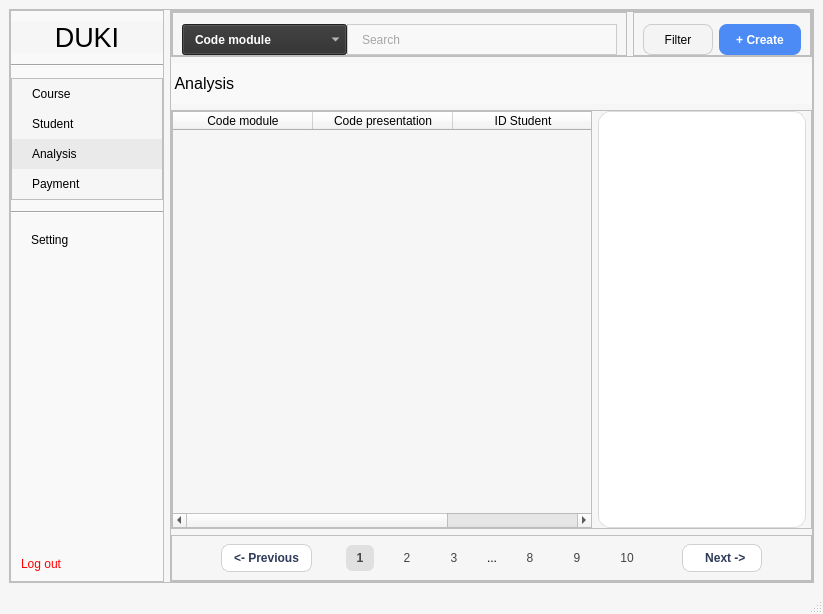
<?xml version="1.0" encoding="UTF-8"?>
<ui version="4.0">
 <class>MainWindow</class>
 <widget class="QMainWindow" name="MainWindow">
  <property name="geometry">
   <rect>
    <x>0</x>
    <y>0</y>
    <width>823</width>
    <height>614</height>
   </rect>
  </property>
  <property name="windowTitle">
   <string>MainWindow</string>
  </property>
  <property name="styleSheet">
   <string notr="true">QMainWindow {
    background-color: #f6f6f6;
}
QFrame {
    background-color: #f6f6f6;
}
#centralwidget{
	background-color: #f6f6f6;
}
#menu {
    background-color: #f9f9f9;
    border-right: 1px solid #e0e0e0;
}
QLabel#brand {
    color: black;
}

#menu_analysis,
#menu_course,
#menu_payment,
#menu_student,
#menu_setting {
    text-align: left;
    padding: 8px 20px;
    border: none;
	color: black;
}
#menu_analysis:hover,
#menu_course:hover,
#menu_logout:hover,
#menu_payment:hover,
#menu_student:hover,
#menu_setting:hover {
    background-color: #eaeaea;
}
#menu_logout {
    color: red;
    padding: 10px;
    text-align: left;
	border: none;
}
#menu_analysis {
    background-color: #eaeaea;
}
#analysis_search_lineEdit {
    background-color: #F8F8F8;
    border: 1px solid #CCCCCC;
    border-radius-right: 10px;
    padding: 6px 12px;
    color: #555;
}
#analysis_search_lineEdit:focus {
    border: 2px solid #A0A0A0;
}
#analysis_search_comboBox {
    background-color: #2E2E2E;
    color: white;
    padding: 6px 12px;
    font-weight: bold;
}
QComboBox QAbstractItemView {
    background-color: #2E2E2E;
    color: white;
    selection-background-color: #444444;
    selection-color: white;
}
#analysis_create {
    background-color: #4C8BF5;
    color: white;
    border: none;
    border-radius: 8px;
    padding: 6px 10px;
    font-weight: bold;
}
#analysis_create:hover {
    background-color: #3B73E0;
}
#analysis_filter {
    background-color: #F4F4F4;
    border: 1px solid #CCCCCC;
    border-radius: 8px;
    padding: 6px 10px;
	color: black;
}
#analysis_filter:hover {
    background-color: #EAEAEA;
}
#header{
	background-color: #f9f9f9;
	color: black;
}
#analysis_previous, #analysis_next {
    background-color: white;
    color: #2E3A59;
    border: 1px solid #D0D0D0;
    border-radius: 8px;
    padding: 6px 12px;
    font-weight: 500;
}
#analysis_previous:hover, #analysis_next:hover {
    background-color: #F5F5F5;
}
#analysis_page_1, #analysis_page_2, #analysis_page_3, #analysis_page_8, #analysis_page_9, #analysis_page_10 {
    background-color: transparent;
    border: none;
    color: #444;
    padding: 6px 10px;
}
#analysis_page_1 {
    background-color: #E0E0E0;
    border-radius: 6px;
    font-weight: bold;
}
#space {
    color: #777;
    font-weight: bold;
}


</string>
  </property>
  <widget class="QWidget" name="centralwidget">
   <layout class="QHBoxLayout" name="horizontalLayout_5">
    <item>
     <widget class="QFrame" name="frame">
      <property name="sizePolicy">
       <sizepolicy hsizetype="Preferred" vsizetype="Preferred">
        <horstretch>0</horstretch>
        <verstretch>0</verstretch>
       </sizepolicy>
      </property>
      <property name="minimumSize">
       <size>
        <width>801</width>
        <height>541</height>
       </size>
      </property>
      <property name="frameShape">
       <enum>QFrame::StyledPanel</enum>
      </property>
      <property name="frameShadow">
       <enum>QFrame::Raised</enum>
      </property>
      <layout class="QHBoxLayout" name="horizontalLayout">
       <property name="leftMargin">
        <number>0</number>
       </property>
       <property name="topMargin">
        <number>0</number>
       </property>
       <property name="rightMargin">
        <number>0</number>
       </property>
       <property name="bottomMargin">
        <number>0</number>
       </property>
       <item>
        <widget class="QFrame" name="menu">
         <property name="sizePolicy">
          <sizepolicy hsizetype="Preferred" vsizetype="Preferred">
           <horstretch>0</horstretch>
           <verstretch>0</verstretch>
          </sizepolicy>
         </property>
         <property name="frameShape">
          <enum>QFrame::StyledPanel</enum>
         </property>
         <property name="frameShadow">
          <enum>QFrame::Raised</enum>
         </property>
         <layout class="QVBoxLayout" name="verticalLayout" stretch="0,0,0,0,0,0,0">
          <property name="spacing">
           <number>11</number>
          </property>
          <property name="leftMargin">
           <number>0</number>
          </property>
          <property name="topMargin">
           <number>11</number>
          </property>
          <property name="rightMargin">
           <number>0</number>
          </property>
          <property name="bottomMargin">
           <number>0</number>
          </property>
          <item>
           <widget class="QLabel" name="brand">
            <property name="sizePolicy">
             <sizepolicy hsizetype="Preferred" vsizetype="Preferred">
              <horstretch>0</horstretch>
              <verstretch>0</verstretch>
             </sizepolicy>
            </property>
            <property name="font">
             <font>
              <pointsize>20</pointsize>
             </font>
            </property>
            <property name="styleSheet">
             <string notr="true"/>
            </property>
            <property name="text">
             <string>DUKI</string>
            </property>
            <property name="alignment">
             <set>Qt::AlignCenter</set>
            </property>
           </widget>
          </item>
          <item>
           <widget class="Line" name="line_1">
            <property name="orientation">
             <enum>Qt::Horizontal</enum>
            </property>
           </widget>
          </item>
          <item>
           <widget class="QFrame" name="frame_2">
            <property name="frameShape">
             <enum>QFrame::StyledPanel</enum>
            </property>
            <property name="frameShadow">
             <enum>QFrame::Raised</enum>
            </property>
            <layout class="QVBoxLayout" name="verticalLayout_3">
             <property name="spacing">
              <number>0</number>
             </property>
             <property name="leftMargin">
              <number>0</number>
             </property>
             <property name="topMargin">
              <number>0</number>
             </property>
             <property name="rightMargin">
              <number>0</number>
             </property>
             <property name="bottomMargin">
              <number>0</number>
             </property>
             <item>
              <widget class="QPushButton" name="menu_course">
               <property name="sizePolicy">
                <sizepolicy hsizetype="Minimum" vsizetype="Preferred">
                 <horstretch>0</horstretch>
                 <verstretch>0</verstretch>
                </sizepolicy>
               </property>
               <property name="styleSheet">
                <string notr="true"/>
               </property>
               <property name="text">
                <string>Course</string>
               </property>
              </widget>
             </item>
             <item>
              <widget class="QPushButton" name="menu_student">
               <property name="sizePolicy">
                <sizepolicy hsizetype="Minimum" vsizetype="Preferred">
                 <horstretch>0</horstretch>
                 <verstretch>0</verstretch>
                </sizepolicy>
               </property>
               <property name="layoutDirection">
                <enum>Qt::LeftToRight</enum>
               </property>
               <property name="styleSheet">
                <string notr="true"/>
               </property>
               <property name="text">
                <string>Student</string>
               </property>
              </widget>
             </item>
             <item>
              <widget class="QPushButton" name="menu_analysis">
               <property name="sizePolicy">
                <sizepolicy hsizetype="Minimum" vsizetype="Preferred">
                 <horstretch>0</horstretch>
                 <verstretch>0</verstretch>
                </sizepolicy>
               </property>
               <property name="styleSheet">
                <string notr="true"/>
               </property>
               <property name="text">
                <string>Analysis</string>
               </property>
              </widget>
             </item>
             <item>
              <widget class="QPushButton" name="menu_payment">
               <property name="sizePolicy">
                <sizepolicy hsizetype="Preferred" vsizetype="Preferred">
                 <horstretch>0</horstretch>
                 <verstretch>0</verstretch>
                </sizepolicy>
               </property>
               <property name="minimumSize">
                <size>
                 <width>150</width>
                 <height>28</height>
                </size>
               </property>
               <property name="styleSheet">
                <string notr="true"/>
               </property>
               <property name="text">
                <string>Payment</string>
               </property>
              </widget>
             </item>
            </layout>
           </widget>
          </item>
          <item>
           <widget class="Line" name="line_2">
            <property name="orientation">
             <enum>Qt::Horizontal</enum>
            </property>
           </widget>
          </item>
          <item>
           <widget class="QPushButton" name="menu_setting">
            <property name="sizePolicy">
             <sizepolicy hsizetype="Preferred" vsizetype="Preferred">
              <horstretch>0</horstretch>
              <verstretch>0</verstretch>
             </sizepolicy>
            </property>
            <property name="minimumSize">
             <size>
              <width>60</width>
              <height>12</height>
             </size>
            </property>
            <property name="styleSheet">
             <string notr="true"/>
            </property>
            <property name="text">
             <string>Setting</string>
            </property>
           </widget>
          </item>
          <item>
           <spacer name="verticalSpacer">
            <property name="orientation">
             <enum>Qt::Vertical</enum>
            </property>
            <property name="sizeHint" stdset="0">
             <size>
              <width>20</width>
              <height>40</height>
             </size>
            </property>
           </spacer>
          </item>
          <item>
           <widget class="QPushButton" name="menu_logout">
            <property name="sizePolicy">
             <sizepolicy hsizetype="Preferred" vsizetype="Preferred">
              <horstretch>0</horstretch>
              <verstretch>0</verstretch>
             </sizepolicy>
            </property>
            <property name="styleSheet">
             <string notr="true"/>
            </property>
            <property name="text">
             <string>Log out</string>
            </property>
           </widget>
          </item>
         </layout>
        </widget>
       </item>
       <item>
        <widget class="QFrame" name="frame_3">
         <property name="sizePolicy">
          <sizepolicy hsizetype="Preferred" vsizetype="Preferred">
           <horstretch>0</horstretch>
           <verstretch>0</verstretch>
          </sizepolicy>
         </property>
         <property name="frameShape">
          <enum>QFrame::StyledPanel</enum>
         </property>
         <property name="frameShadow">
          <enum>QFrame::Raised</enum>
         </property>
         <layout class="QVBoxLayout" name="verticalLayout_2">
          <property name="leftMargin">
           <number>0</number>
          </property>
          <property name="topMargin">
           <number>0</number>
          </property>
          <property name="rightMargin">
           <number>0</number>
          </property>
          <property name="bottomMargin">
           <number>0</number>
          </property>
          <item>
           <widget class="QFrame" name="option">
            <property name="sizePolicy">
             <sizepolicy hsizetype="Preferred" vsizetype="Preferred">
              <horstretch>0</horstretch>
              <verstretch>0</verstretch>
             </sizepolicy>
            </property>
            <property name="frameShape">
             <enum>QFrame::StyledPanel</enum>
            </property>
            <property name="frameShadow">
             <enum>QFrame::Raised</enum>
            </property>
            <layout class="QHBoxLayout" name="horizontalLayout_2">
             <property name="leftMargin">
              <number>0</number>
             </property>
             <property name="topMargin">
              <number>0</number>
             </property>
             <property name="rightMargin">
              <number>0</number>
             </property>
             <property name="bottomMargin">
              <number>0</number>
             </property>
             <item>
              <widget class="QFrame" name="search">
               <property name="frameShape">
                <enum>QFrame::StyledPanel</enum>
               </property>
               <property name="frameShadow">
                <enum>QFrame::Raised</enum>
               </property>
               <layout class="QHBoxLayout" name="horizontalLayout_3">
                <property name="spacing">
                 <number>0</number>
                </property>
                <property name="topMargin">
                 <number>11</number>
                </property>
                <property name="bottomMargin">
                 <number>0</number>
                </property>
                <item>
                 <widget class="QComboBox" name="analysis_search_comboBox">
                  <property name="sizePolicy">
                   <sizepolicy hsizetype="Maximum" vsizetype="Preferred">
                    <horstretch>0</horstretch>
                    <verstretch>0</verstretch>
                   </sizepolicy>
                  </property>
                  <property name="minimumSize">
                   <size>
                    <width>165</width>
                    <height>31</height>
                   </size>
                  </property>
                  <item>
                   <property name="text">
                    <string>Code module</string>
                   </property>
                  </item>
                  <item>
                   <property name="text">
                    <string>Code presentation</string>
                   </property>
                  </item>
                  <item>
                   <property name="text">
                    <string>ID Student</string>
                   </property>
                  </item>
                 </widget>
                </item>
                <item>
                 <widget class="QLineEdit" name="analysis_search_lineEdit">
                  <property name="sizePolicy">
                   <sizepolicy hsizetype="Preferred" vsizetype="Preferred">
                    <horstretch>0</horstretch>
                    <verstretch>0</verstretch>
                   </sizepolicy>
                  </property>
                  <property name="minimumSize">
                   <size>
                    <width>260</width>
                    <height>31</height>
                   </size>
                  </property>
                  <property name="placeholderText">
                   <string>Search</string>
                  </property>
                 </widget>
                </item>
               </layout>
              </widget>
             </item>
             <item>
              <widget class="QFrame" name="frame_5">
               <property name="sizePolicy">
                <sizepolicy hsizetype="Maximum" vsizetype="Preferred">
                 <horstretch>0</horstretch>
                 <verstretch>0</verstretch>
                </sizepolicy>
               </property>
               <property name="frameShape">
                <enum>QFrame::StyledPanel</enum>
               </property>
               <property name="frameShadow">
                <enum>QFrame::Raised</enum>
               </property>
               <layout class="QHBoxLayout" name="horizontalLayout_4">
                <property name="topMargin">
                 <number>11</number>
                </property>
                <property name="bottomMargin">
                 <number>0</number>
                </property>
                <item>
                 <widget class="QPushButton" name="analysis_filter">
                  <property name="sizePolicy">
                   <sizepolicy hsizetype="Preferred" vsizetype="Preferred">
                    <horstretch>0</horstretch>
                    <verstretch>0</verstretch>
                   </sizepolicy>
                  </property>
                  <property name="minimumSize">
                   <size>
                    <width>70</width>
                    <height>30</height>
                   </size>
                  </property>
                  <property name="text">
                   <string>Filter</string>
                  </property>
                 </widget>
                </item>
                <item>
                 <widget class="QPushButton" name="analysis_create">
                  <property name="sizePolicy">
                   <sizepolicy hsizetype="Preferred" vsizetype="Preferred">
                    <horstretch>0</horstretch>
                    <verstretch>0</verstretch>
                   </sizepolicy>
                  </property>
                  <property name="minimumSize">
                   <size>
                    <width>82</width>
                    <height>30</height>
                   </size>
                  </property>
                  <property name="text">
                   <string>+ Create</string>
                  </property>
                 </widget>
                </item>
               </layout>
              </widget>
             </item>
            </layout>
           </widget>
          </item>
          <item>
           <widget class="QLabel" name="header">
            <property name="sizePolicy">
             <sizepolicy hsizetype="Preferred" vsizetype="Preferred">
              <horstretch>0</horstretch>
              <verstretch>0</verstretch>
             </sizepolicy>
            </property>
            <property name="minimumSize">
             <size>
              <width>0</width>
              <height>41</height>
             </size>
            </property>
            <property name="font">
             <font>
              <family>MS Shell Dlg 2</family>
              <pointsize>12</pointsize>
             </font>
            </property>
            <property name="text">
             <string> Analysis</string>
            </property>
           </widget>
          </item>
          <item>
           <widget class="QFrame" name="frame_6">
            <property name="sizePolicy">
             <sizepolicy hsizetype="Preferred" vsizetype="Expanding">
              <horstretch>0</horstretch>
              <verstretch>0</verstretch>
             </sizepolicy>
            </property>
            <property name="minimumSize">
             <size>
              <width>165</width>
              <height>0</height>
             </size>
            </property>
            <property name="frameShape">
             <enum>QFrame::StyledPanel</enum>
            </property>
            <property name="frameShadow">
             <enum>QFrame::Raised</enum>
            </property>
            <layout class="QHBoxLayout" name="horizontalLayout_8">
             <property name="leftMargin">
              <number>0</number>
             </property>
             <property name="topMargin">
              <number>0</number>
             </property>
             <property name="rightMargin">
              <number>5</number>
             </property>
             <property name="bottomMargin">
              <number>0</number>
             </property>
             <item>
              <widget class="QTableWidget" name="analysis_table">
               <property name="sizePolicy">
                <sizepolicy hsizetype="Maximum" vsizetype="Expanding">
                 <horstretch>0</horstretch>
                 <verstretch>0</verstretch>
                </sizepolicy>
               </property>
               <property name="minimumSize">
                <size>
                 <width>420</width>
                 <height>0</height>
                </size>
               </property>
               <property name="styleSheet">
                <string notr="true">color: black</string>
               </property>
               <attribute name="horizontalHeaderDefaultSectionSize">
                <number>140</number>
               </attribute>
               <column>
                <property name="text">
                 <string>Code module</string>
                </property>
               </column>
               <column>
                <property name="text">
                 <string>Code presentation</string>
                </property>
               </column>
               <column>
                <property name="text">
                 <string>ID Student</string>
                </property>
               </column>
              </widget>
             </item>
             <item>
              <widget class="QWidget" name="widget" native="true">
               <property name="sizePolicy">
                <sizepolicy hsizetype="Preferred" vsizetype="Preferred">
                 <horstretch>0</horstretch>
                 <verstretch>0</verstretch>
                </sizepolicy>
               </property>
               <property name="minimumSize">
                <size>
                 <width>200</width>
                 <height>0</height>
                </size>
               </property>
               <property name="styleSheet">
                <string notr="true">    background-color: white;
    border: 1px solid #dcdcdc;   /* viền xám nhạt */
    border-radius: 12px;          /* bo tròn góc */</string>
               </property>
              </widget>
             </item>
            </layout>
           </widget>
          </item>
          <item>
           <widget class="QFrame" name="frame_7">
            <property name="sizePolicy">
             <sizepolicy hsizetype="Preferred" vsizetype="Preferred">
              <horstretch>0</horstretch>
              <verstretch>0</verstretch>
             </sizepolicy>
            </property>
            <property name="frameShape">
             <enum>QFrame::StyledPanel</enum>
            </property>
            <property name="frameShadow">
             <enum>QFrame::Raised</enum>
            </property>
            <layout class="QHBoxLayout" name="horizontalLayout_6">
             <property name="topMargin">
              <number>0</number>
             </property>
             <property name="bottomMargin">
              <number>0</number>
             </property>
             <item>
              <spacer name="horizontalSpacer_3">
               <property name="orientation">
                <enum>Qt::Horizontal</enum>
               </property>
               <property name="sizeHint" stdset="0">
                <size>
                 <width>40</width>
                 <height>20</height>
                </size>
               </property>
              </spacer>
             </item>
             <item>
              <widget class="QPushButton" name="analysis_previous">
               <property name="sizePolicy">
                <sizepolicy hsizetype="Preferred" vsizetype="Fixed">
                 <horstretch>0</horstretch>
                 <verstretch>0</verstretch>
                </sizepolicy>
               </property>
               <property name="text">
                <string>&lt;- Previous</string>
               </property>
              </widget>
             </item>
             <item>
              <spacer name="horizontalSpacer">
               <property name="orientation">
                <enum>Qt::Horizontal</enum>
               </property>
               <property name="sizeHint" stdset="0">
                <size>
                 <width>1</width>
                 <height>20</height>
                </size>
               </property>
              </spacer>
             </item>
             <item>
              <widget class="QWidget" name="analysis_page" native="true">
               <property name="sizePolicy">
                <sizepolicy hsizetype="Maximum" vsizetype="Preferred">
                 <horstretch>30</horstretch>
                 <verstretch>0</verstretch>
                </sizepolicy>
               </property>
               <property name="minimumSize">
                <size>
                 <width>350</width>
                 <height>0</height>
                </size>
               </property>
               <layout class="QHBoxLayout" name="horizontalLayout_7">
                <property name="leftMargin">
                 <number>11</number>
                </property>
                <property name="rightMargin">
                 <number>11</number>
                </property>
                <item>
                 <widget class="QPushButton" name="analysis_page_1">
                  <property name="sizePolicy">
                   <sizepolicy hsizetype="Fixed" vsizetype="Preferred">
                    <horstretch>0</horstretch>
                    <verstretch>0</verstretch>
                   </sizepolicy>
                  </property>
                  <property name="minimumSize">
                   <size>
                    <width>28</width>
                    <height>0</height>
                   </size>
                  </property>
                  <property name="text">
                   <string>1</string>
                  </property>
                 </widget>
                </item>
                <item>
                 <widget class="QPushButton" name="analysis_page_2">
                  <property name="sizePolicy">
                   <sizepolicy hsizetype="Fixed" vsizetype="Preferred">
                    <horstretch>0</horstretch>
                    <verstretch>0</verstretch>
                   </sizepolicy>
                  </property>
                  <property name="minimumSize">
                   <size>
                    <width>28</width>
                    <height>0</height>
                   </size>
                  </property>
                  <property name="text">
                   <string>2</string>
                  </property>
                 </widget>
                </item>
                <item>
                 <widget class="QPushButton" name="analysis_page_8">
                  <property name="sizePolicy">
                   <sizepolicy hsizetype="Fixed" vsizetype="Preferred">
                    <horstretch>0</horstretch>
                    <verstretch>0</verstretch>
                   </sizepolicy>
                  </property>
                  <property name="minimumSize">
                   <size>
                    <width>28</width>
                    <height>0</height>
                   </size>
                  </property>
                  <property name="text">
                   <string>3</string>
                  </property>
                 </widget>
                </item>
                <item>
                 <widget class="QLabel" name="analysis_space">
                  <property name="sizePolicy">
                   <sizepolicy hsizetype="Fixed" vsizetype="Preferred">
                    <horstretch>0</horstretch>
                    <verstretch>0</verstretch>
                   </sizepolicy>
                  </property>
                  <property name="layoutDirection">
                   <enum>Qt::LeftToRight</enum>
                  </property>
                  <property name="text">
                   <string>...</string>
                  </property>
                  <property name="alignment">
                   <set>Qt::AlignCenter</set>
                  </property>
                 </widget>
                </item>
                <item>
                 <widget class="QPushButton" name="analysis_page_10">
                  <property name="sizePolicy">
                   <sizepolicy hsizetype="Fixed" vsizetype="Preferred">
                    <horstretch>0</horstretch>
                    <verstretch>0</verstretch>
                   </sizepolicy>
                  </property>
                  <property name="minimumSize">
                   <size>
                    <width>28</width>
                    <height>0</height>
                   </size>
                  </property>
                  <property name="text">
                   <string>8</string>
                  </property>
                 </widget>
                </item>
                <item>
                 <widget class="QPushButton" name="analysis_page_9">
                  <property name="sizePolicy">
                   <sizepolicy hsizetype="Fixed" vsizetype="Preferred">
                    <horstretch>0</horstretch>
                    <verstretch>0</verstretch>
                   </sizepolicy>
                  </property>
                  <property name="minimumSize">
                   <size>
                    <width>28</width>
                    <height>0</height>
                   </size>
                  </property>
                  <property name="text">
                   <string>9</string>
                  </property>
                 </widget>
                </item>
                <item>
                 <widget class="QPushButton" name="analysis_page_3">
                  <property name="sizePolicy">
                   <sizepolicy hsizetype="Fixed" vsizetype="Preferred">
                    <horstretch>0</horstretch>
                    <verstretch>0</verstretch>
                   </sizepolicy>
                  </property>
                  <property name="minimumSize">
                   <size>
                    <width>28</width>
                    <height>0</height>
                   </size>
                  </property>
                  <property name="text">
                   <string>10</string>
                  </property>
                 </widget>
                </item>
               </layout>
              </widget>
             </item>
             <item>
              <spacer name="horizontalSpacer_2">
               <property name="orientation">
                <enum>Qt::Horizontal</enum>
               </property>
               <property name="sizeHint" stdset="0">
                <size>
                 <width>4</width>
                 <height>20</height>
                </size>
               </property>
              </spacer>
             </item>
             <item>
              <widget class="QPushButton" name="analysis_next">
               <property name="sizePolicy">
                <sizepolicy hsizetype="Preferred" vsizetype="Fixed">
                 <horstretch>0</horstretch>
                 <verstretch>0</verstretch>
                </sizepolicy>
               </property>
               <property name="text">
                <string>   Next -&gt; </string>
               </property>
              </widget>
             </item>
             <item>
              <spacer name="horizontalSpacer_4">
               <property name="orientation">
                <enum>Qt::Horizontal</enum>
               </property>
               <property name="sizeHint" stdset="0">
                <size>
                 <width>40</width>
                 <height>20</height>
                </size>
               </property>
              </spacer>
             </item>
            </layout>
           </widget>
          </item>
         </layout>
        </widget>
       </item>
      </layout>
     </widget>
    </item>
   </layout>
  </widget>
  <widget class="QMenuBar" name="menubar">
   <property name="geometry">
    <rect>
     <x>0</x>
     <y>0</y>
     <width>823</width>
     <height>26</height>
    </rect>
   </property>
  </widget>
  <widget class="QStatusBar" name="statusbar"/>
 </widget>
 <resources/>
 <connections/>
</ui>
